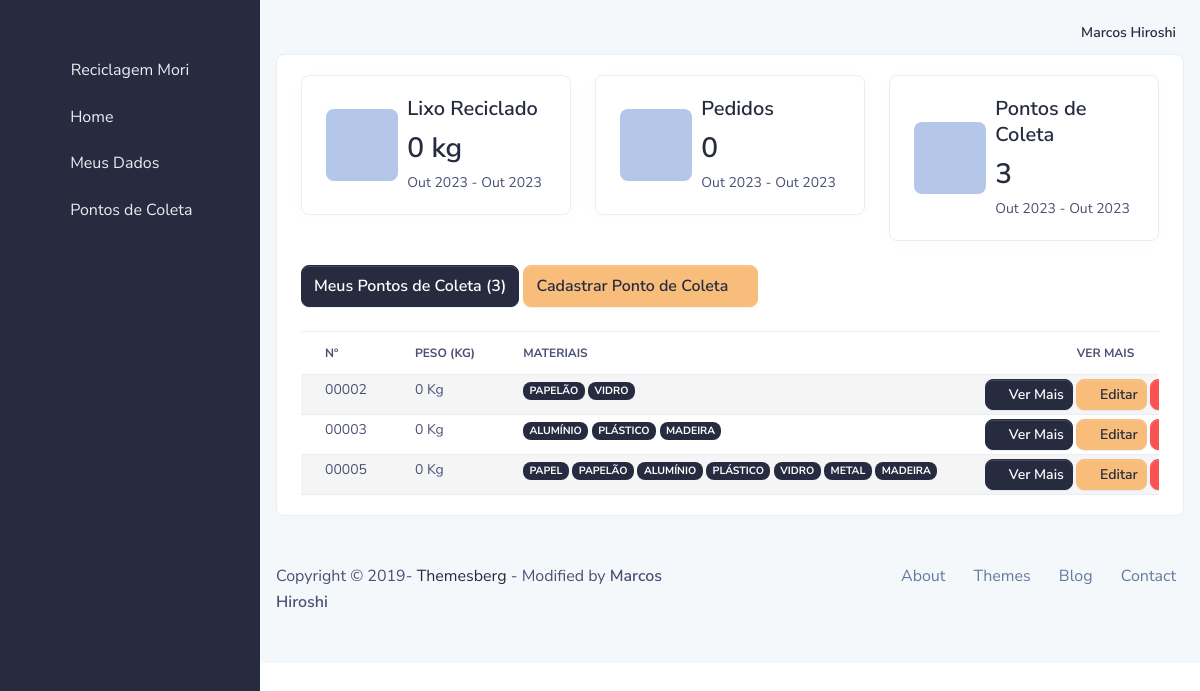
Page /empresa/ponto_coleta/list/ (signed in) on the committed database.
### usuario/models.py (models this page shows, shortened)
class User(AbstractBaseUser, PermissionsMixin):
    email = models.EmailField(verbose_name='Email de usuário', unique=True)
    first_name = models.CharField(max_length=300, blank=True, verbose_name='Nome')
    last_name = models.CharField(max_length=300, blank=True, verbose_name='Sobrenome')
    date_joined = models.DateTimeField(_('date joined'), auto_now_add=True)
    is_active = models.BooleanField(_('active'), default=False)
    is_staff = models.BooleanField(_('staff'), default=False)
    profile_active = models.ForeignKey(Group, models.DO_NOTHING, related_name='profile_active', blank=True, null=True)
    objects = UserManager()
    USERNAME_FIELD = 'email'
    REQUIRED_FIELDS = ['first_name', 'last_name']
    class Meta:
        verbose_name = _('user')
        verbose_name_plural = _('users')
    def get_full_name(self):
        return ('%s %s' % (self.first_name, self.last_name)).strip()
    def __str__(self):
        return self.get_full_name().title()

### empresa/models.py (models this page shows, shortened)
class Empresa(models.Model):
    date_create = models.DateTimeField(auto_now_add=True)
    data_updated = models.DateTimeField(auto_now=True)
    user = models.OneToOneField(User, models.DO_NOTHING, related_name='empresa_usuario')
    nome = models.CharField(max_length=256, verbose_name='Nome da Empresa')
    cnpj = models.CharField(max_length=18, verbose_name='CNPJ')
    telefone_1 = models.CharField(max_length=18, verbose_name='Telefone 1', help_text='(WHATSAPP)')
    telefone_2 = models.CharField(max_length=18, verbose_name='Telefone 2', null=True, blank=True)
    cep = models.CharField(max_length=9, verbose_name='CEP')
    logradouro = models.CharField(max_length=255, verbose_name='Endereço')
    complemento = models.CharField(max_length=255, verbose_name='Complemento', null=True, blank=True)
    municipio = models.ForeignKey(Municipio, models.DO_NOTHING, verbose_name='Município')
    longitude = models.DecimalField(max_length=255, max_digits=20, decimal_places=18, verbose_name='longitude', help_text='Coordenada geográfica do centro de coleta')
    latitude = models.DecimalField(max_length=255, max_digits=20, decimal_places=18, verbose_name='latitude', help_text='Coordenada geográfica do centro de coleta')

class PontoColeta(models.Model):
    empresa = models.ForeignKey(Empresa, models.DO_NOTHING, related_name='ponto_coleta_empresa')
    tipo_aceito = models.ManyToManyField(Tipo, verbose_name="Tipos de Itens Aceitos")
    longitude = models.DecimalField(max_length=255, max_digits=20, decimal_places=18, verbose_name='longitude', help_text='Coordenada geográfica do ponto de coleta')
    latitude = models.DecimalField(max_length=255, max_digits=20, decimal_places=18, verbose_name='latitude', help_text='Coordenada geográfica do ponto de coleta')
    def numero(self):
        return '{:0>5}'.format(self.id)
    def peso_total_recolhido(self):
        return 0

### core/models/item.py (models this page shows)
class Tipo(models.Model):
    nome = models.CharField(max_length=100, verbose_name="NOME")
    def __str__(self):
        return self.nome

### empresa/views.py (the view)
# urls.py: path('ponto_coleta/list/', EmpresaPontoColetaListView.as_view(), name='empresa_ponto_coleta_list'),
class EmpresaPontoColetaListView(PermissionRequiredMixin, UserPassesTestMixin, ListView):
    model = PontoColeta
    template_name = '04_empresa/ponto_coleta_list.html'
    permission_required = 'empresa.view_empresa'
    def test_func(self):
        return True if self.request.user.is_authenticated and self.request.user.profile_active.name == 'EMPRESA' else False

### www/templates/04_empresa/ponto_coleta_list.html (shortened to what this page needs)
{% extends '04_empresa/base.html' %}
{% load static %}
{% block main %}
    <div class="row">
    <div class="col-md-12">
        <div class="card border-light shadow-sm">
            <div class="card-body">
                <div class="row">
                    <div class="col-md-4">
                        <div class="card border-light shadow-sm">
                            <div class="card-body">
                                <div class="row align-items-center">
                                    <div class="col-4 text-center">
                                        <div class="icon icon-shape icon-md icon-shape-blue rounded">
                                            <span class="fas fa-chart-line"></span>
                                        </div>
                                    </div>
                                    <div class="col-8">
                                        <div class="d-none d-sm-block">
                                            <h2 class="h5">Lixo Reciclado</h2>
                                            <h3 class="mb-1">0 kg</h3>
                                        </div>
                                        <small>{{ user.empresa_usuario.date_create|date:"M Y" }}
                                            - {% now "M Y" %}</small>
                                    </div>
                                </div>
                            </div>
                        </div>
                    </div>
                    <div class="col-md-4">
                        <div class="card border-light shadow-sm">
                            <div class="card-body">
                                <div class="row align-items-center">
                                    <div class="col-4 text-center">
                                        <div class="icon icon-shape icon-md icon-shape-blue rounded">
                                            <span class="fas fa-chart-line"></span>
                                        </div>
                                    </div>
                                    <div class="col-8">
                                        <div class="d-none d-sm-block">
                                            <h2 class="h5">Pedidos</h2>
                                            <h3 class="mb-1"> 0</h3>
                                        </div>
                                        <small>{{ user.empresa_usuario.date_create|date:"M Y" }}
                                            - {% now "M Y" %}</small>
                                    </div>
                                </div>
                            </div>
                        </div>
                    </div>
                    <div class="col-md-4">
                        <div class="card border-light shadow-sm">
                            <div class="card-body">
                                <div class="row align-items-center">
                                    <div class="col-4 text-center">
                                        <div class="icon icon-shape icon-md icon-shape-blue rounded">
                                            <span class="fas fa-map-marked-alt"></span>
                                        </div>
                                    </div>
                                    <div class="col-8">
                                        <div class="d-none d-sm-block">
                                            <h2 class="h5">Pontos de Coleta</h2>
                                            <h3 class="mb-1">{{ user.empresa_usuario.ponto_coleta_empresa.count }}</h3>
                                        </div>
                                        <small>{{ user.empresa_usuario.date_create|date:"M Y" }}
                                            - {% now "M Y" %}</small>
                                    </div>
                                </div>
                            </div>
                        </div>
                    </div>
                </div>
                <div class="row mt-4">
                    <div class="col-md-12">
                        <a class="btn btn-primary pb-2 pt-2" href="{% url 'empresa_ponto_coleta_list' %}">
                            Meus Pontos de Coleta ({{ user.empresa_usuario.ponto_coleta_empresa.count }})
                        </a>
                        <a class="btn btn-secondary pb-2 pt-2" href="{% url 'empresa_ponto_coleta_add' %}">
                            Cadastrar Ponto de Coleta <span class="fa fa-plus"></span>
                        </a>
                        <div class="table-responsive mt-4">
                            <table class="table table-hover table-striped table-sm">
                                <thead>
                                <tr>
                                    <th>Nº</th>
                                    <th>Peso (Kg)</th>
                                    <th>Materiais</th>
                                    <th class="text-center">Ver Mais</th>
                                </tr>
                                </thead>
                                <tbody>
                                {% for ponto in user.empresa_usuario.ponto_coleta_empresa.all %}
                                    <tr>
                                        <td>{{ ponto.numero }}</td>
                                        <td>{{ ponto.peso_total_recolhido }} Kg</td>
                                        <td>{% for tipo in ponto.tipo_aceito.all %}
                                            <span class="badge badge-md bg-primary">{{ tipo }}</span> {% empty %}
                                            SEM INFORMAÇÃO {% endfor %}</td>
                                        <td class="text-center">
                                            <a href="{% url 'empresa_ponto_coleta_ver' ponto.id %}"
                                               class="btn btn-sm btn-primary">
                                                <span class="fa fa-eye"></span> Ver Mais
                                            </a>
                                            <a href="{% url 'empresa_ponto_coleta_att' ponto.id %}"
                                               class="btn btn-sm btn-secondary">
                                                <span class="fa fa-edit"></span> Editar
                                            </a>
                                            <a href="{% url 'empresa_ponto_coleta_del' ponto.id %}"
                                               class="btn btn-sm btn-danger">
                                            </a>
                                        </td>
                                    </tr>
                                {% empty %}
                                    <tr>
                                        <td colspan="6" class="table-secondary">
                                            <h4 class="text-center text-uppercase text-muted pt-2">NENHUM PONTO DE COLETA</h4>
                                        </td>
                                    </tr>
                                {% endfor %}
                                </tbody>
                            </table>
                        </div>
                    </div>
                </div>
            </div>
        </div>
    </div>
{% endblock main %}

### www/templates/04_empresa/partials/navbar_main.html (shortened to what this page needs)
{% load static %}
<nav class="navbar navbar-top navbar-expand navbar-dashboard navbar-dark pl-0 pr-2 pb-0">
    <div class="container-fluid px-0">
        <div class="d-flex justify-content-between w-100" id="navbarSupportedContent">
            <ul class="navbar-nav align-items-center">
                <li class="nav-item dropdown">
                    <a class="nav-link pt-1 px-0" href="#" role="button" data-toggle="dropdown" aria-haspopup="true"
                       aria-expanded="false">
                        <div class="media d-flex align-items-center">
                            <i class="fa fa-user" style="font-size: 18px; color: #0a0b10"></i>
                            <div class="media-body ml-2 text-dark align-items-center d-lg-block">
                                <span class="mb-0 font-small font-weight-bold">{{ user|title }}</span>
                            </div>
                        </div>
                    </a>
                </li>
            </ul>
        </div>
    </div>
</nav>

### rows in the picture
User: first_name+last_name "Marcos Hiroshi", empresa_usuario.date_create "Out 2023", empresa_usuario.ponto_coleta_empresa.count "3"
PontoColeta: numero "00002", peso_total_recolhido "0"
Tipo: nome "PAPELÃO"
Tipo: nome "VIDRO"
PontoColeta: numero "00003", peso_total_recolhido "0"
Tipo: nome "ALUMÍNIO"
Tipo: nome "PLÁSTICO"
Tipo: nome "MADEIRA"
PontoColeta: numero "00005", peso_total_recolhido "0"
Tipo: nome "PAPEL"
Tipo: nome "METAL"
